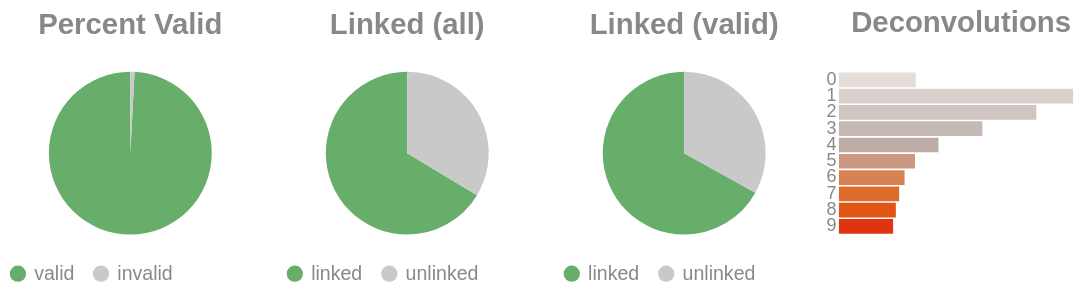

Source (notebook cell):
### Code cell
if SKIPLR:
    pass
else:
    clash = Counter()
    for i in valids['molecule']:
        _mol = i.split("-")
        if len(_mol) == 1:
            clash.update('0')
        else:
            clash.update(_mol[-1])

    _d = {"deconvolutions": [], 'count': []}
    for k,v in clash.items():
        _d['deconvolutions'].append(k)
        _d['count'].append(v)

    tot_valid = valids['reads'].sum()
    mask = valids['reads'] >= 2
    n_linked_reads = valids.loc[mask, 'reads'].sum()
    perc_valid = round(tot_valid / n_reads, 4)
    linked_perc_abs = round(n_linked_reads / n_reads, 4)
    linked_perc = round(n_linked_reads / tot_valid, 4)

    _valid = pd.DataFrame({"valids": ['valid', 'invalid'] , "count":  [tot_valid, n_reads - tot_valid]})
    _linked_abs = pd.DataFrame({"linked (absolute)": ['linked', 'unlinked'] , "count":  [n_linked_reads, n_reads - n_linked_reads]})
    _linked_rel = pd.DataFrame({"linked (valids)": ['linked', 'unlinked'] , "count":  [n_linked_reads, tot_valid - n_linked_reads]})

    (
        alt.hconcat(
            piechart(_valid, goodval = 'valid', title = "Percent Valid"),
            piechart(_linked_abs, goodval = "linked", title =  "Linked (all)"),
            piechart(_linked_rel, goodval = "linked", title =  "Linked (valid)"),
            convolutionbar(pd.DataFrame(_d), title = "Deconvolutions"),
            center = True,
            bounds = 'flush'
        )
        .resolve_scale(color='independent')
        .resolve_legend('independent')
        .properties(usermeta={'embedOptions': {"actions": False}})
    ).display()

### Figure 1 — Vega-Lite specification as saved in the notebook (floating-point values rounded to 4 significant figures)
{"width": "container", "height": 400, "config": {"title": {"anchor": "start", "dy": -15, "fontSize": 18, "color": "#888888", "subtitleColor": "#888888", "subtitleFontSize": 14}, "arc": {"fill": "#0072B2"}, "axis": {"domainColor": "#888888", "domainWidth": 0.5, "gridWidth": 0.2, "grid": false, "titleFontWeight": 400, "titleFontSize": 15, "labelFontSize": 11, "labelColor": "#888888", "tickColor": "#888888", "tickWidth": 0.2, "titleColor": "#888888"}, "axisBand": {"grid": false}, "axisX": {"grid": true, "tickSize": 10, "domainCap": "round"}, "axisY": {"domain": false, "grid": true, "tickSize": 0, "domainCap": "round"}, "background": "transparent", "header": {"labelFontSize": 15, "labelColor": "#888888", "titleFontSize": 15, "titleFontWeight": 600, "titleColor": "#888888"}, "legend": {"labelFont": "sans-serif", "labelFontSize": 12, "labelColor": "#888888", "symbolSize": 100, "symbolType": "circle", "titleFontSize": 12, "titlePadding": 10, "titleColor": "#888888", "title": null}, "range": {"category": ["#E69F00", "#56B4E9", "#009E73", "#F0E442", "#0072B2", "#D55E00", "#CC79A7", "#000000"], "diverging": ["#cfe8f3", "#a2d4ec", "#73bfe2", "#46abdb", "#1696d2", "#12719e"]}, "area": {"fill": "#0072B2", "fillOpacity": 0.7, "line": true, "strokeOpacity": 0.7}, "line": {"color": "#0072B2", "stroke": "#0072B2", "strokeWidth": 2}, "trail": {"color": "#0072B2", "stroke": "#0072B2", "strokeWidth": 0, "size": 1}, "point": {"filled": true}, "text": {"color": "#888888", "fontSize": 11, "align": "right", "fontWeight": 400, "size": 11}, "bar": {"fill": "#0072B2", "stroke": null}, "view": {"stroke": null, "continuousWidth": 660, "continuousHeight": 400}}, "hconcat": [{"data": {"name": "data-0b8f8780937b259b2db802ff45503ba1"}, "mark": {"type": "arc"}, "encoding": {"color": {"field": "valids", "legend": {"orient": "bottom", "title": null}, "scale": {"domain": ["valid", "invalid"], "range": ["#68ae6b", "#C9C9C9"]}, "title": "Valids", "type": "nominal"}, "theta": {"field": "count", "type": "quantitative"}, "tooltip": [{"field": "valids", "title": "Valids", "type": "ordinal"}, {"field": "percent", "format": ".2%", "title": "Percent", "type": "quantitative"}, {"field": "count", "title": "Count", "type": "quantitative"}]}, "height": 100, "title": {"text": "Percent Valid", "align": "center", "anchor": "middle"}, "transform": [{"calculate": "datum.count / 12205478", "as": "percent"}], "width": 150}, {"data": {"name": "data-2b69b304c10aadedfc4f7e9c3453ab12"}, "mark": {"type": "arc"}, "encoding": {"color": {"field": "linked (absolute)", "legend": {"orient": "bottom", "title": null}, "scale": {"domain": ["linked", "unlinked"], "range": ["#68ae6b", "#C9C9C9"]}, "title": "Linked (Absolute)", "type": "nominal"}, "theta": {"field": "count", "type": "quantitative"}, "tooltip": [{"field": "linked (absolute)", "title": "Linked (Absolute)", "type": "ordinal"}, {"field": "percent", "format": ".2%", "title": "Percent", "type": "quantitative"}, {"field": "count", "title": "Count", "type": "quantitative"}]}, "height": 100, "title": {"text": "Linked (all)", "align": "center", "anchor": "middle"}, "transform": [{"calculate": "datum.count / 12205478", "as": "percent"}], "width": 150}, {"data": {"name": "data-52ddb09940d1062ca85750d0bb949a0e"}, "mark": {"type": "arc"}, "encoding": {"color": {"field": "linked (valids)", "legend": {"orient": "bottom", "title": null}, "scale": {"domain": ["linked", "unlinked"], "range": ["#68ae6b", "#C9C9C9"]}, "title": "Linked (Valids)", "type": "nominal"}, "theta": {"field": "count", "type": "quantitative"}, "tooltip": [{"field": "linked (valids)", "title": "Linked (Valids)", "type": "ordinal"}, {"field": "percent", "format": ".2%", "title": "Percent", "type": "quantitative"}, {"field": "count", "title": "Count", "type": "quantitative"}]}, "height": 100, "title": {"text": "Linked (valid)", "align": "center", "anchor": "middle"}, "transform": [{"calculate": "datum.count / 12104153", "as": "percent"}], "width": 150}, {"data": {"name": "data-5d0fb586cfcc074c30784a828c5798ac"}, "mark": {"type": "bar"}, "encoding": {"color": {"field": "deconvolutions", "legend": null, "scale": {"scheme": "lightgreyred"}, "type": "nominal"}, "tooltip": [{"field": "deconvolutions", "title": "Deconvolutions", "type": "ordinal"}, {"field": "percent", "format": ".2%", "title": "Percent", "type": "quantitative"}, {"field": "count", "title": "Count", "type": "quantitative"}], "x": {"axis": null, "field": "count", "type": "quantitative"}, "y": {"field": "deconvolutions", "sort": "ascending", "title": null, "type": "nominal"}}, "height": 100, "title": {"text": "Deconvolutions", "align": "center", "anchor": "middle"}, "transform": [{"calculate": "datum.count / 11325360", "as": "percent"}], "width": 150}], "bounds": "flush", "center": true, "resolve": {"legend": {"angle": "independent"}, "scale": {"color": "independent"}}, "usermeta": {"embedOptions": {"actions": false}}, "$schema": "https://vega.github.io/schema/vega-lite/v6.4.1.json", "datasets": {"data-0b8f8780937b259b2db802ff45503ba1": [{"valids": "valid", "count": 12104153}, {"valids": "invalid", "count": 101325}], "data-2b69b304c10aadedfc4f7e9c3453ab12": [{"linked (absolute)": "linked", "count": 8099657}, {"linked (absolute)": "unlinked", "count": 4105821}], "data-52ddb09940d1062ca85750d0bb949a0e": [{"linked (valids)": "linked", "count": 8099657}, {"linked (valids)": "unlinked", "count": 4004496}], "data-5d0fb586cfcc074c30784a828c5798ac": [{"deconvolutions": "0", "count": 817597}, {"deconvolutions": "1", "count": 2492002}, {"deconvolutions": "2", "count": 2099926}, {"deconvolutions": "3", "count": 1526144}, {"deconvolutions": "4", "count": 1059172}, {"deconvolutions": "5", "count": 809445}, {"deconvolutions": "6", "count": 698202}, {"deconvolutions": "7", "count": 640840}, {"deconvolutions": "8", "count": 605573}, {"deconvolutions": "9", "count": 576459}]}}
